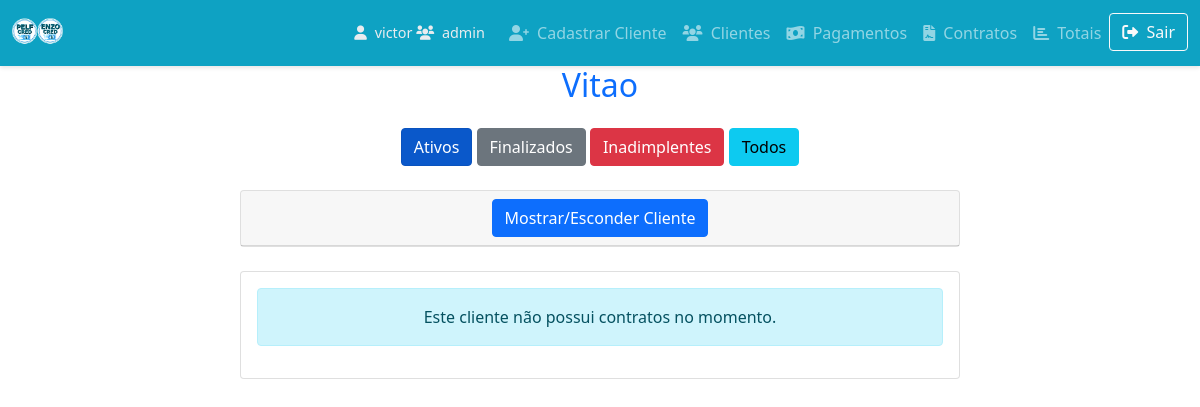
/pelfcred/detalhes_cliente/44125466831/ (signed in), run on an earlier commit of the app's database.
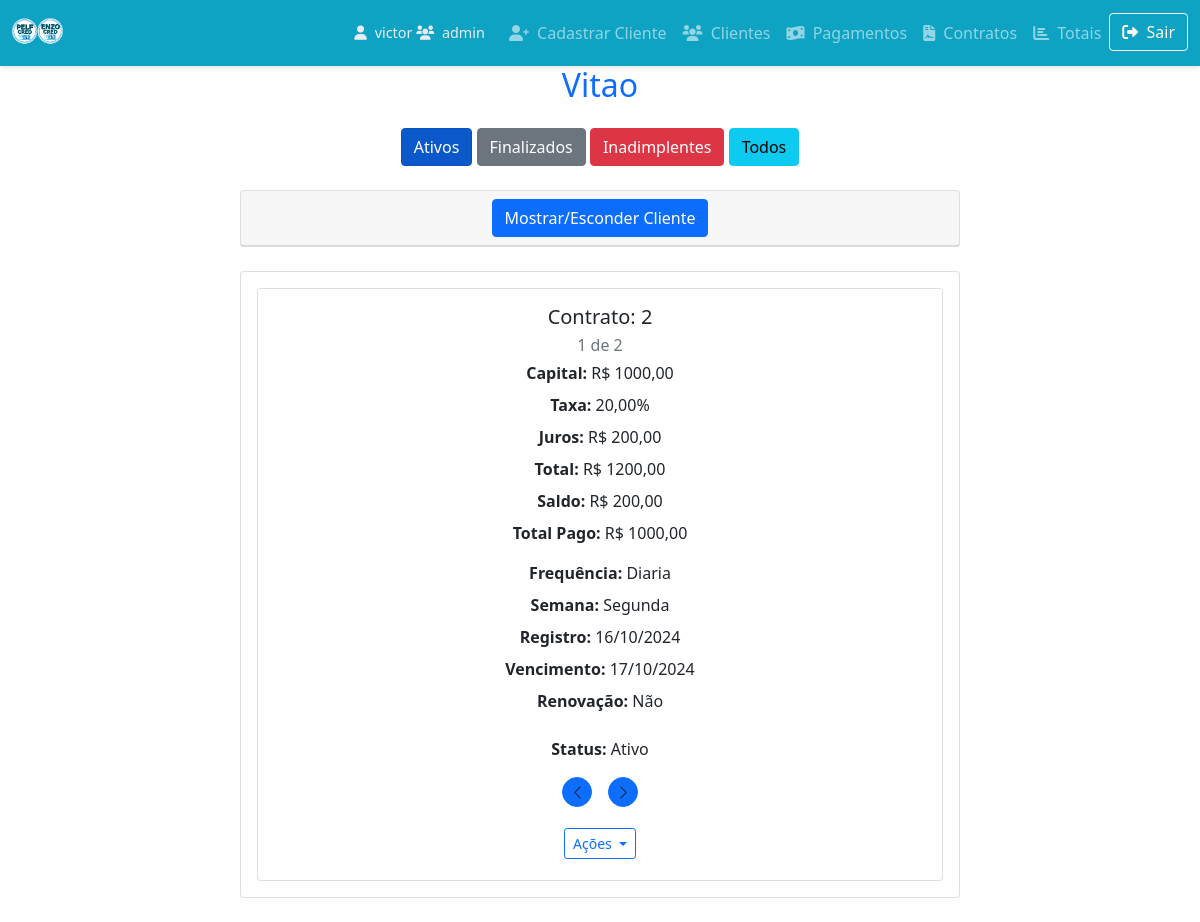
And on a later commit of the database.
### PELFCRED/models.py (models this page shows, shortened)
class Emprestimo(models.Model):
    cliente = models.ForeignKey(Cliente, on_delete=models.CASCADE)
    valor_total = models.DecimalField(max_digits=10, decimal_places=2)
    capital = models.DecimalField(max_digits=10, decimal_places=2)
    capital_inicial = models.DecimalField(max_digits=10, decimal_places=2, default=0)
    capital_adicional = models.DecimalField(max_digits=10, decimal_places=2, default=0)
    capital_adicional_total = models.DecimalField(max_digits=10, decimal_places=2, default=0)
    total_juros_recebidos = models.DecimalField(max_digits=10, decimal_places=2, default=0)
    data_renovacao = models.DateTimeField(null=True, blank=True)
    taxa_juros = models.DecimalField(max_digits=5, decimal_places=2)
    data_inicio = models.DateField()
    data_vencimento = models.DateField()
    total_recebido = models.DecimalField(max_digits=10, decimal_places=2, default=0)
    total_recebido_dinheiro = models.DecimalField(max_digits=10, decimal_places=2, default=0)
    ordenar_por_dict = {
        'nome_asc': 'cliente__nome',
        'nome_desc': '-cliente__nome',
        'contrato_asc': 'id',
        'contrato_desc': '-id',
        'capital_asc': 'capital',
        'capital_desc': '-capital',
        'taxa_juros_asc': 'taxa_juros',
        'taxa_juros_desc': '-taxa_juros',
        'valor_total_asc': 'valor_total',
        'valor_total_desc': '-valor_total',
        'saldo_devedor_asc': 'saldo_devedor',
        'saldo_devedor_desc': '-saldo_devedor',
        'data_inicio_asc': 'data_inicio',
        'data_inicio_desc': '-data_inicio',
        'data_vencimento_asc': 'data_vencimento',
        'data_vencimento_desc': '-data_vencimento',
    }
    FREQUENCIA_CHOICES = [
        ('diaria', 'Diária'),
        ('semanal', 'Semanal'),
        ('quinzenal', 'Quinzenal'),
        ('mensal', 'Mensal')
    ]
    frequencia = models.CharField(max_length=10, choices=FREQUENCIA_CHOICES, default='mensal')
    numero_parcelas = models.IntegerField(default=12)
    valor_parcelado = models.DecimalField(max_digits=10, decimal_places=2, default=0.00)
    valor_total_calculado = models.DecimalField(max_digits=10, decimal_places=2, default=0.00)
    grupo = models.ForeignKey(Group, on_delete=models.CASCADE, null=True, blank=True)
    usuario = models.ForeignKey(User, on_delete=models.CASCADE, null=True, blank=True)
    renovado = models.BooleanField(default=False)
    saldo_devedor = models.DecimalField(max_digits=10, decimal_places=2, default=0.00)
    data_renovacao = models.DateTimeField(null=True, blank=True)  # Agora com data e hora
    capital_adicional = models.DecimalField(max_digits=10, decimal_places=2, default=0.00)
    juros_recebidos = models.DecimalField(max_digits=10, decimal_places=2, default=Decimal(0))
    total_juros_recebidos = models.DecimalField(max_digits=10, decimal_places=2, default=Decimal(0))
    dias_semana = models.CharField(max_length=100, blank=True, null=True)
    STATUS_CHOICES = [
        ('ativo', 'Ativo'),
        ('R', 'Renovado'),
        ('NG', 'Negociado'),
        ('finalizado', 'Finalizado'),
        ('inadimplentes', 'Inadimplentes'),
    ]
    status = models.CharField(max_length=20, choices=STATUS_CHOICES, default='ativo')
    DIAS_DA_SEMANA = [
        ('seg', 'Segunda'),
        ('ter', 'Terça'),
        ('qua', 'Quarta'),
        ('qui', 'Quinta'),
        ('sex', 'Sexta'),
        ('sab', 'Sábado'),
    ]
    def get_dias_semana_display(self):
        if self.dias_semana:
            dias = self.dias_semana.split(',')
            return [dict(self.DIAS_DA_SEMANA).get(dia) for dia in dias]
        return []
    def calcular_saldo_devedor(self):
        try:
            total_pagamentos = Decimal(0)
            if self.renovado and self.data_renovacao:
                total_pagamentos = self.pagamentos.filter(data_pagamento__gt=self.data_renovacao).aggregate(Sum('valor_pago'))['valor_pago__sum'] or Decimal(0)
                logger.debug(f"Empréstimo {self.id}: Considerando apenas pagamentos após renovação. Total pagos: {total_pagamentos}")
            else:
                total_pagamentos = self.pagamentos.aggregate(Sum('valor_pago'))['valor_pago__sum'] or Decimal(0)
                logger.debug(f"Empréstimo {self.id}: Considerando todos os pagamentos. Total pagos: {total_pagamentos}")
            saldo_devedor_atual = (self.capital + self.capital_adicional) * (1 + (self.taxa_juros / 100))
            saldo_devedor_atual -= total_pagamentos
            logger.debug(f"Empréstimo {self.id}: Saldo devedor calculado após ajuste: {saldo_devedor_atual}")
            return saldo_devedor_atual
        except Exception as e:
            logger.error(f"Erro ao calcular saldo devedor para empréstimo {self.id}: {e}")
            return Decimal(0)
    def calcular_valor_total(self):
        try:
            valor_juros = self.capital * (self.taxa_juros / 100)
            self.valor_total = self.capital + valor_juros
            return self.valor_total
        except Exception as e:
            logger.error(f"Erro ao calcular valor total do empréstimo {self.id}: {e}")
            return Decimal(0.00)
    def calcular_valor_juros(self):
        return self.valor_total - self.capital

### PELFCRED/views.py (the view)
# urls.py: path('detalhes_cliente/<str:cpf>/', views.detalhes_cliente, name='detalhes_cliente'),
@login_required
def detalhes_cliente(request, cpf):
    cliente = get_object_or_404(Cliente, cpf=cpf)
    status_filter = request.GET.get('status', 'ativos')  # Valor padrão: 'ativos'
    if status_filter == 'finalizado':
        emprestimos = Emprestimo.objects.filter(cliente=cliente, status='finalizado')
    elif status_filter == 'inadimplentes':
        emprestimos = Emprestimo.objects.filter(cliente=cliente, status='inadimplentes')
    elif status_filter == 'todos':
        emprestimos = Emprestimo.objects.filter(cliente=cliente)
    else:  # 'ativos'
        emprestimos = Emprestimo.objects.filter(cliente=cliente, status__in=['ativo', 'R', 'NG'])
    for emprestimo in emprestimos:
        emprestimo.valor_total_calculado = emprestimo.calcular_valor_total()
        if emprestimo.renovado and emprestimo.data_renovacao:
            emprestimo.total_pago = emprestimo.pagamentos.filter(data_pagamento__gte=emprestimo.data_renovacao).aggregate(Sum('valor_pago'))['valor_pago__sum'] or 0
        else:
            emprestimo.total_pago = emprestimo.pagamentos.aggregate(Sum('valor_pago'))['valor_pago__sum'] or 0
        emprestimo.saldo_devedor_atual = emprestimo.calcular_saldo_devedor()
    return render(request, 'detalhes_cliente.html', {
        'cliente': cliente,
        'emprestimos': emprestimos,
        'status_filter': status_filter,
    })

### PELFCRED/context_processors.py (called while the page is built)
def admin_status(request):
    is_admin = request.user.is_authenticated and (request.user.is_superuser or request.user.groups.filter(name='admin').exists())
    return {'is_admin': is_admin}

### PELFCRED/templates/detalhes_cliente.html (shortened to what the changed rows need)
{% extends 'base.html' %}
{% block content %}
<div class="container">
    <h2 class="mb-4 text-primary text-center">{{ cliente.apelido|default:"Não informado" }}</h2>
    <div class="row justify-content-center">
        <div class="col-12 col-md-10 col-lg-8">
            <div class="card mb-4">
                <div class="card-body">
                    {% if emprestimos %}
                        <div id="carouselContratos" class="carousel slide" data-bs-ride="carousel" data-bs-touch="true">
                            <div class="carousel-inner">
                                {% for emprestimo in emprestimos %}
                                    <div class="carousel-item {% if forloop.first %}active{% endif %}">
                                        <div class="card">
                                            <div class="card-body">
                                                <h5 class="mb-1 text-center">Contrato: {{ emprestimo.id }}</h5>
                                                <p class="text-muted mb-1 text-center">{{ forloop.counter }} de {{ emprestimos|length }}</p>
                                                <div class="row justify-content-center">
                                                    <div class="col-10 col-sm-6 col-md-6 col-lg-4">
                                                        <div class="d-flex flex-column align-items-center">
                                                            <p class="mb-2 contract-info text-center"><strong>Capital:</strong> R$ {{ emprestimo.capital|floatformat:2 }}</p>
                                                            <p class="mb-2 contract-info text-center"><strong>Taxa:</strong> {{ emprestimo.taxa_juros|floatformat:2 }}%</p>
                                                            <p class="mb-2 contract-info text-center"><strong>Juros:</strong> R$ {{ emprestimo.calcular_valor_juros|floatformat:2 }}</p>
                                                            <p class="mb-2 contract-info text-center"><strong>Total:</strong> R$ {{ emprestimo.valor_total|floatformat:2 }}</p>
                                                            <p class="mb-2 contract-info text-center"><strong>Saldo:</strong> R$ {{ emprestimo.saldo_devedor_atual|floatformat:2 }}</p>
                                                            <p class="mb-3 contract-info text-center"><strong>Total Pago:</strong> R$ {{ emprestimo.total_pago|floatformat:2 }}</p>
                                                            <p class="mb-2 contract-info text-center"><strong>Frequência:</strong> {{ emprestimo.frequencia|capfirst|default:"" }}</p>
                                                            <p class="mb-2 contract-info text-center"><strong>Semana:</strong> {{ emprestimo.get_dias_semana_display|join:", " }}</p>
                                                            <p class="mb-2 contract-info text-center"><strong>Registro:</strong> {{ emprestimo.data_inicio|date:"d/m/Y" }}</p>
                                                            <p class="mb-2 contract-info text-center"><strong>Vencimento:</strong> {{ emprestimo.data_vencimento|date:"d/m/Y" }}</p>
                                                            <p class="mb-2 contract-info text-center"><strong>Renovação:</strong> {{ emprestimo.data_renovacao|date:"d/m/Y H:i" | default:"Não" }}</p>
                                                        </div>
                                                    </div>
                                                </div>
                                                <div class="row justify-content-center mt-3">
                                                    <div class="col-12">
                                                        <p class="mb-3 contract-info text-center">
                                                            <strong>Status:</strong>
                                                            <span {% if emprestimo.status == 'finalizado' or emprestimo.status == 'inadimplentes' %}style="color: red;"{% endif %}>
                                                                {% if emprestimo.status == 'R' %}
                                                                    Renovado
                                                                {% elif emprestimo.status == 'NG' %}
                                                                    Negociado
                                                                {% elif emprestimo.status == 'inadimplentes' %}
                                                                    Inadimplente
                                                                {% else %}
                                                                    {{ emprestimo.get_status_display|default:"" }}
                                                                {% endif %}
                                                            </span>
                                                        </p>
                                                    </div>
                                                </div>
                                                <div class="d-flex justify-content-center mb-3">
                                                    <button class="btn btn-sm btn-primary rounded-circle mx-2" type="button" data-bs-target="#carouselContratos" data-bs-slide="prev">
                                                        <span class="carousel-control-prev-icon" aria-hidden="true"></span>
                                                    </button>
                                                    <button class="btn btn-sm btn-primary rounded-circle mx-2" type="button" data-bs-target="#carouselContratos" data-bs-slide="next">
                                                        <span class="carousel-control-next-icon" aria-hidden="true"></span>
                                                    </button>
                                                </div>
                                                <div class="dropdown d-flex flex-wrap justify-content-center mt-3">
                                                    <button class="btn btn-sm btn-outline-primary dropdown-toggle" type="button" id="dropdownMenuButton{{ emprestimo.id }}" data-bs-toggle="dropdown" aria-haspopup="true" aria-expanded="false">
                                                        Ações
                                                    </button>
                                                </div>
                                            </div>
                                        </div>
                                    </div>
                                {% endfor %}
                            </div>
                        </div>
                    {% else %}
                        <div class="alert alert-info text-center" role="alert">
                            Este cliente não possui contratos no momento.
                        </div>
                    {% endif %}
                </div>
            </div>
        </div>
    </div>
{% endblock %}

What changed in the data, as far as the page shows it:
added Emprestimo: id "2", emprestimos "2", capital "1000,00", taxa_juros "20,00", calcular_valor_juros "200,00", valor_total "1200,00", saldo_devedor_atual "200,00", total_pago "1000,00", frequencia "Diaria", dias_semana "Segunda", data_inicio "16/10/2024", data_vencimento "17/10/2024", data_renovacao "Não", status "Ativo"
Also different on the page:
text no longer shown: "Este cliente não possui contratos no momento."
